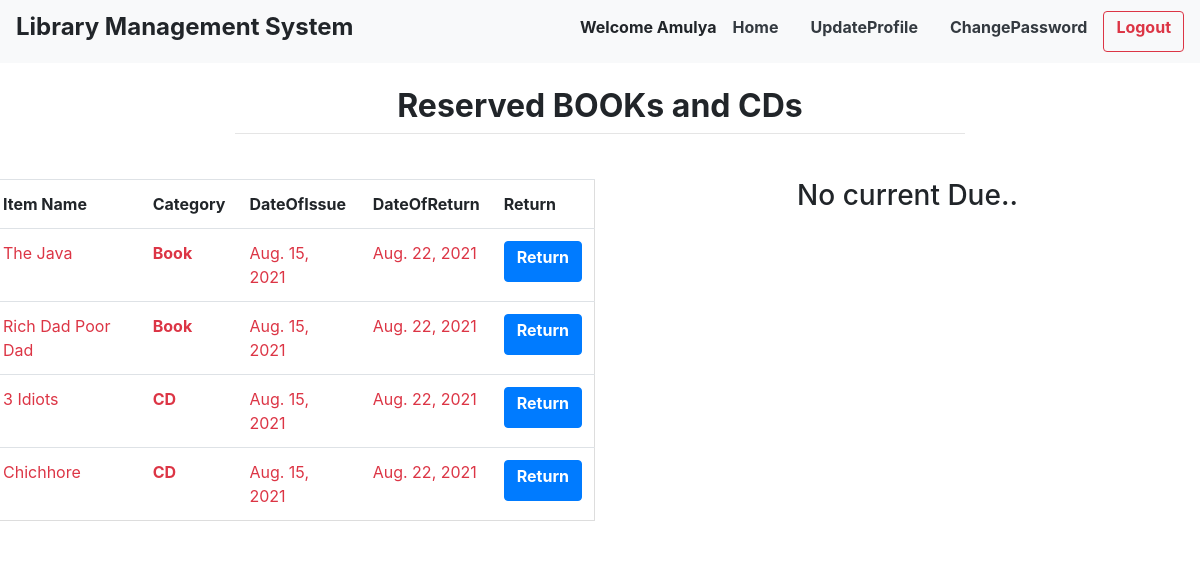
The app's page /Usr/Reservations/ (signed in) with its own data.
### Student/models.py (models this page shows, shortened)
class ReserveItem(models.Model):
    Id = models.AutoField(primary_key=True)
    ItemId = models.ForeignKey(Item,on_delete=models.PROTECT)
    UserId = models.ForeignKey(User,on_delete=models.PROTECT)
    Category = models.CharField(max_length=5)
    DateOfIssue = models.DateField()
    DateOfReturn = models.DateField()

class Item(models.Model):
    Id = models.AutoField(primary_key=True)
    Name = models.CharField(max_length=30)
    Category = models.CharField(max_length=5)
    AuthorName = models.CharField(max_length=30)
    Quantity = models.IntegerField()
    YearOfPublished = models.IntegerField()
    def __str__(self):
        return self.Name

### Student/views.py (the view)
# urls.py: path('Reservations/',CheckReservation, name='checkRes'),
def CheckReservation(request): #to view the reserved Item....
    currDate = date.today()
    expItemObj = ReserveItem.objects.filter(UserId=request.user,DateOfReturn__lt=currDate)
    currItemObj = ReserveItem.objects.filter(UserId=request.user,DateOfReturn__gte=currDate)
    return render(request, 'User/CheckReservations.html',{'expitem': expItemObj, 'curritem':currItemObj})

### Template/User/CheckReservations.html (shortened to what this page needs)
<!DOCTYPE html>
{% load static %}
{% load crispy_forms_tags %}
<html>
    <head>
        <link rel="stylesheet" href="{% static 'Css/bootstrap.min.css' %}">
    </head>
    <body>
    <header>
    <nav class="navbar navbar-light bg-light sticky-top justify-content-between">
        <a class="navbar-brand"><h4 class="white-text font-weight-bold wow fadeInLeft">Library Management System</h4></a>
        <div class="d-flex align-items-center">
            {% if user.is_authenticated %}
            <h6 class="white-text font-weight-bold wow fadeInLeft">Welcome {{user.username}}</h6>
            {% endif %}
            <a class="nav-link text-dark" href="{% url 'userIndex' %}"><h6 class="white-text font-weight-bold wow fadeInLeft">Home</h6></a>
            <a class="nav-link text-dark" href="{% url 'updateUser' %}"><h6 class="white-text font-weight-bold wow fadeInLeft">UpdateProfile</h6></a>
            <a class="nav-link text-dark" href="{% url 'changePassword' %}"><h6 class="white-text font-weight-bold wow fadeInLeft">ChangePassword</h6></a>
            <a class="btn btn-outline-danger my-2 my-sm-0" href="{% url 'userLogout' %}"><h6 class="white-text font-weight-bold wow fadeInLeft">Logout</h6></a>
        </div>
    </nav>
    <div class="container">
      <div class="row justify-content-center">
        <div class="col-8">
            <center><h2 class="mt-2 white-text font-weight-bold wow fadeInLeft">Reserved BOOKs and CDs</h2></center>
            <hr class="mt-0 mb-4">
        </div>
      </div>
    </div>
    <div class="row">
        <div class="column">
        {% if expitem %}
            <table  class="table table-hover">
                <tr>
                    <th>Item Name</th>
                    <th>Category</th>
                    <th>DateOfIssue</th>
                    <th>DateOfReturn</th>
                    <th>Return</th>
                </tr>
                {% for item in expitem %}
                <tr class="text-danger">
                    <td>{{item.ItemId}}</td>
                    <th>{{item.Category}}</th>
                    <td>{{item.DateOfIssue}}</td>
                    <td>{{item.DateOfReturn}}</td>
                    <td><a href="{% url 'releaseItem' item.Id %}" class="btn btn-primary"><h6 class="white-text font-weight-bold wow fadeInLeft">Return</h6></a></td>
                </tr>
                {% endfor %}
            </table>
        {% else %}
        <center><h3>No past due items..</h3></center>
        {% endif %}
        </div>
        <div class="column">
        {% if curritem %}
            <table class="table table-hover">
                <tr>
                    <th>Item Name</th>
                    <th>Category</th>
                    <th>DateOfIssue</th>
                    <th>DateOfReturn</th>
                    <th>Return</th>
                </tr>
                {% for item in curritem %}
                <tr>
                    <td>{{item.ItemId}}</td>
                    <th>{{item.Category}}</th>
                    <td>{{item.DateOfIssue}}</td>
                    <td>{{item.DateOfReturn}}</td>
                    <td><a href="{% url 'releaseItem' item.Id %}" class="btn btn-primary"><h6 class="white-text font-weight-bold wow fadeInLeft">Return</h6></a></td>
                </tr>
                {% endfor %}
            </table>
        {% else %}
        <center><h3>No current Due..</h3></center>
        {% endif %}
        </div>
    </div>
    </body>
</html>

### Template/User/CheckReservations.html (style rules this page uses)
* { box-sizing: border-box; }
.row { margin-left:-5px; margin-right:-5px; }
.column { float: left; width: 50%; padding: 5px; }
.row::after { content: ""; clear: both; display: table; }
table { border-collapse: collapse; border-spacing: 0; width: 100%; border: 1px solid #ddd; }
th, td { text-align: left; padding: 16px; }

### records on screen
ReserveItem: ItemId "The Java", Category "Book", DateOfIssue "Aug. 15, 2021", DateOfReturn "Aug. 22, 2021"
ReserveItem: ItemId "Rich Dad Poor Dad", Category "Book", DateOfIssue "Aug. 15, 2021", DateOfReturn "Aug. 22, 2021"
ReserveItem: ItemId "3 Idiots", Category "CD", DateOfIssue "Aug. 15, 2021", DateOfReturn "Aug. 22, 2021"
ReserveItem: ItemId "Chichhore", Category "CD", DateOfIssue "Aug. 15, 2021", DateOfReturn "Aug. 22, 2021"

### other values on screen
{{ user.username }} "Amulya"
